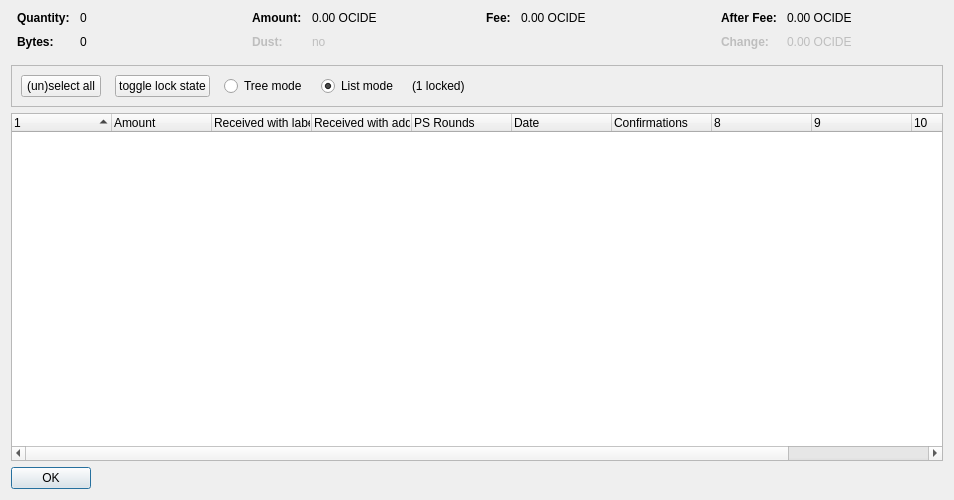
<?xml version="1.0" encoding="UTF-8"?>
<ui version="4.0">
 <class>CoinControlDialog</class>
 <widget class="QDialog" name="CoinControlDialog">
  <property name="geometry">
   <rect>
    <x>0</x>
    <y>0</y>
    <width>954</width>
    <height>500</height>
   </rect>
  </property>
  <property name="windowTitle">
   <string>Coin Selection</string>
  </property>
  <layout class="QVBoxLayout" name="verticalLayout">
   <item>
    <layout class="QHBoxLayout" name="horizontalLayoutTop" stretch="0,0,0,0">
     <property name="topMargin">
      <number>0</number>
     </property>
     <property name="bottomMargin">
      <number>10</number>
     </property>
     <item>
      <layout class="QFormLayout" name="formLayoutCoinControl1">
       <property name="horizontalSpacing">
        <number>10</number>
       </property>
       <property name="verticalSpacing">
        <number>10</number>
       </property>
       <property name="leftMargin">
        <number>6</number>
       </property>
       <property name="rightMargin">
        <number>6</number>
       </property>
       <item row="0" column="0">
        <widget class="QLabel" name="labelCoinControlQuantityText">
         <property name="font">
          <font>
           <weight>75</weight>
           <bold>true</bold>
          </font>
         </property>
         <property name="text">
          <string>Quantity:</string>
         </property>
        </widget>
       </item>
       <item row="0" column="1">
        <widget class="QLabel" name="labelCoinControlQuantity">
         <property name="cursor">
          <cursorShape>IBeamCursor</cursorShape>
         </property>
         <property name="contextMenuPolicy">
          <enum>Qt::ActionsContextMenu</enum>
         </property>
         <property name="text">
          <string notr="true">0</string>
         </property>
         <property name="textInteractionFlags">
          <set>Qt::LinksAccessibleByMouse|Qt::TextSelectableByKeyboard|Qt::TextSelectableByMouse</set>
         </property>
        </widget>
       </item>
       <item row="1" column="0">
        <widget class="QLabel" name="labelCoinControlBytesText">
         <property name="font">
          <font>
           <weight>75</weight>
           <bold>true</bold>
          </font>
         </property>
         <property name="text">
          <string>Bytes:</string>
         </property>
        </widget>
       </item>
       <item row="1" column="1">
        <widget class="QLabel" name="labelCoinControlBytes">
         <property name="cursor">
          <cursorShape>IBeamCursor</cursorShape>
         </property>
         <property name="contextMenuPolicy">
          <enum>Qt::ActionsContextMenu</enum>
         </property>
         <property name="text">
          <string notr="true">0</string>
         </property>
         <property name="textInteractionFlags">
          <set>Qt::LinksAccessibleByMouse|Qt::TextSelectableByKeyboard|Qt::TextSelectableByMouse</set>
         </property>
        </widget>
       </item>
      </layout>
     </item>
     <item>
      <layout class="QFormLayout" name="formLayoutCoinControl2">
       <property name="horizontalSpacing">
        <number>10</number>
       </property>
       <property name="verticalSpacing">
        <number>10</number>
       </property>
       <property name="leftMargin">
        <number>6</number>
       </property>
       <property name="rightMargin">
        <number>6</number>
       </property>
       <item row="0" column="0">
        <widget class="QLabel" name="labelCoinControlAmountText">
         <property name="font">
          <font>
           <weight>75</weight>
           <bold>true</bold>
          </font>
         </property>
         <property name="text">
          <string>Amount:</string>
         </property>
        </widget>
       </item>
       <item row="0" column="1">
        <widget class="QLabel" name="labelCoinControlAmount">
         <property name="cursor">
          <cursorShape>IBeamCursor</cursorShape>
         </property>
         <property name="contextMenuPolicy">
          <enum>Qt::ActionsContextMenu</enum>
         </property>
         <property name="text">
          <string notr="true">0.00 OCIDE</string>
         </property>
         <property name="textInteractionFlags">
          <set>Qt::LinksAccessibleByMouse|Qt::TextSelectableByKeyboard|Qt::TextSelectableByMouse</set>
         </property>
        </widget>
       </item>
       <item row="1" column="0">
        <widget class="QLabel" name="labelCoinControlLowOutputText">
         <property name="enabled">
          <bool>false</bool>
         </property>
         <property name="font">
          <font>
           <weight>75</weight>
           <bold>true</bold>
          </font>
         </property>
         <property name="text">
          <string>Dust:</string>
         </property>
        </widget>
       </item>
       <item row="1" column="1">
        <widget class="QLabel" name="labelCoinControlLowOutput">
         <property name="enabled">
          <bool>false</bool>
         </property>
         <property name="cursor">
          <cursorShape>IBeamCursor</cursorShape>
         </property>
         <property name="contextMenuPolicy">
          <enum>Qt::ActionsContextMenu</enum>
         </property>
         <property name="text">
          <string notr="true">no</string>
         </property>
         <property name="textInteractionFlags">
          <set>Qt::LinksAccessibleByMouse|Qt::TextSelectableByKeyboard|Qt::TextSelectableByMouse</set>
         </property>
        </widget>
       </item>
      </layout>
     </item>
     <item>
      <layout class="QFormLayout" name="formLayoutCoinControl3">
       <property name="horizontalSpacing">
        <number>10</number>
       </property>
       <property name="verticalSpacing">
        <number>10</number>
       </property>
       <property name="leftMargin">
        <number>6</number>
       </property>
       <property name="rightMargin">
        <number>6</number>
       </property>
       <item row="0" column="0">
        <widget class="QLabel" name="labelCoinControlFeeText">
         <property name="font">
          <font>
           <weight>75</weight>
           <bold>true</bold>
          </font>
         </property>
         <property name="text">
          <string>Fee:</string>
         </property>
        </widget>
       </item>
       <item row="0" column="1">
        <widget class="QLabel" name="labelCoinControlFee">
         <property name="cursor">
          <cursorShape>IBeamCursor</cursorShape>
         </property>
         <property name="contextMenuPolicy">
          <enum>Qt::ActionsContextMenu</enum>
         </property>
         <property name="text">
          <string notr="true">0.00 OCIDE</string>
         </property>
         <property name="textInteractionFlags">
          <set>Qt::LinksAccessibleByMouse|Qt::TextSelectableByKeyboard|Qt::TextSelectableByMouse</set>
         </property>
        </widget>
       </item>
      </layout>
     </item>
     <item>
      <layout class="QFormLayout" name="formLayoutCoinControl4">
       <property name="horizontalSpacing">
        <number>10</number>
       </property>
       <property name="verticalSpacing">
        <number>10</number>
       </property>
       <property name="leftMargin">
        <number>6</number>
       </property>
       <property name="rightMargin">
        <number>6</number>
       </property>
       <item row="0" column="0">
        <widget class="QLabel" name="labelCoinControlAfterFeeText">
         <property name="font">
          <font>
           <weight>75</weight>
           <bold>true</bold>
          </font>
         </property>
         <property name="text">
          <string>After Fee:</string>
         </property>
        </widget>
       </item>
       <item row="0" column="1">
        <widget class="QLabel" name="labelCoinControlAfterFee">
         <property name="cursor">
          <cursorShape>IBeamCursor</cursorShape>
         </property>
         <property name="contextMenuPolicy">
          <enum>Qt::ActionsContextMenu</enum>
         </property>
         <property name="text">
          <string notr="true">0.00 OCIDE</string>
         </property>
         <property name="textInteractionFlags">
          <set>Qt::LinksAccessibleByMouse|Qt::TextSelectableByKeyboard|Qt::TextSelectableByMouse</set>
         </property>
        </widget>
       </item>
       <item row="1" column="0">
        <widget class="QLabel" name="labelCoinControlChangeText">
         <property name="enabled">
          <bool>false</bool>
         </property>
         <property name="font">
          <font>
           <weight>75</weight>
           <bold>true</bold>
          </font>
         </property>
         <property name="text">
          <string>Change:</string>
         </property>
        </widget>
       </item>
       <item row="1" column="1">
        <widget class="QLabel" name="labelCoinControlChange">
         <property name="enabled">
          <bool>false</bool>
         </property>
         <property name="cursor">
          <cursorShape>IBeamCursor</cursorShape>
         </property>
         <property name="contextMenuPolicy">
          <enum>Qt::ActionsContextMenu</enum>
         </property>
         <property name="text">
          <string notr="true">0.00 OCIDE</string>
         </property>
         <property name="textInteractionFlags">
          <set>Qt::LinksAccessibleByMouse|Qt::TextSelectableByKeyboard|Qt::TextSelectableByMouse</set>
         </property>
        </widget>
       </item>
      </layout>
     </item>
    </layout>
   </item>
   <item>
    <widget class="QFrame" name="frame">
     <property name="minimumSize">
      <size>
       <width>0</width>
       <height>40</height>
      </size>
     </property>
     <property name="frameShape">
      <enum>QFrame::StyledPanel</enum>
     </property>
     <property name="frameShadow">
      <enum>QFrame::Sunken</enum>
     </property>
     <layout class="QHBoxLayout" name="horizontalLayout">
      <item>
       <layout class="QHBoxLayout" name="horizontalLayoutPanel" stretch="0,0,0,0,0,0">
        <property name="spacing">
         <number>14</number>
        </property>
        <item>
         <widget class="QPushButton" name="pushButtonSelectAll">
          <property name="sizePolicy">
           <sizepolicy hsizetype="Maximum" vsizetype="Fixed">
            <horstretch>0</horstretch>
            <verstretch>0</verstretch>
           </sizepolicy>
          </property>
          <property name="text">
           <string>(un)select all</string>
          </property>
          <property name="autoDefault">
           <bool>false</bool>
          </property>
         </widget>
        </item>
        <item>
         <widget class="QPushButton" name="pushButtonToggleLock">
          <property name="sizePolicy">
           <sizepolicy hsizetype="Maximum" vsizetype="Fixed">
            <horstretch>0</horstretch>
            <verstretch>0</verstretch>
           </sizepolicy>
          </property>
          <property name="text">
           <string>toggle lock state</string>
          </property>
          <property name="autoDefault">
           <bool>false</bool>
          </property>
         </widget>
        </item>
        <item>
         <widget class="QRadioButton" name="radioTreeMode">
          <property name="sizePolicy">
           <sizepolicy hsizetype="Maximum" vsizetype="Fixed">
            <horstretch>0</horstretch>
            <verstretch>0</verstretch>
           </sizepolicy>
          </property>
          <property name="text">
           <string>Tree mode</string>
          </property>
         </widget>
        </item>
        <item>
         <widget class="QRadioButton" name="radioListMode">
          <property name="sizePolicy">
           <sizepolicy hsizetype="Maximum" vsizetype="Fixed">
            <horstretch>0</horstretch>
            <verstretch>0</verstretch>
           </sizepolicy>
          </property>
          <property name="text">
           <string>List mode</string>
          </property>
          <property name="checked">
           <bool>true</bool>
          </property>
         </widget>
        </item>
        <item>
         <widget class="QLabel" name="labelLocked">
          <property name="text">
           <string>(1 locked)</string>
          </property>
         </widget>
        </item>
        <item>
         <spacer name="horizontalSpacer">
          <property name="orientation">
           <enum>Qt::Horizontal</enum>
          </property>
          <property name="sizeHint" stdset="0">
           <size>
            <width>40</width>
            <height>20</height>
           </size>
          </property>
         </spacer>
        </item>
       </layout>
      </item>
     </layout>
    </widget>
   </item>
   <item>
    <widget class="CoinControlTreeWidget" name="treeWidget">
     <property name="contextMenuPolicy">
      <enum>Qt::CustomContextMenu</enum>
     </property>
     <property name="sortingEnabled">
      <bool>false</bool>
     </property>
     <property name="columnCount">
      <number>11</number>
     </property>
     <attribute name="headerShowSortIndicator" stdset="0">
      <bool>true</bool>
     </attribute>
     <attribute name="headerStretchLastSection">
      <bool>false</bool>
     </attribute>
     <column>
      <property name="text">
       <string/>
      </property>
     </column>
     <column>
      <property name="text">
       <string>Amount</string>
      </property>
     </column>
     <column>
      <property name="text">
       <string>Received with label</string>
      </property>
     </column>
     <column>
      <property name="text">
       <string>Received with address</string>
      </property>
     </column>
     <column>
      <property name="text">
       <string>PS Rounds</string>
      </property>
     </column>
     <column>
      <property name="text">
       <string>Date</string>
      </property>
     </column>
     <column>
      <property name="text">
       <string>Confirmations</string>
      </property>
      <property name="toolTip">
       <string>Confirmed</string>
      </property>
     </column>
     <column>
      <property name="text">
       <string/>
      </property>
     </column>
     <column>
      <property name="text">
       <string/>
      </property>
     </column>
     <column>
      <property name="text">
       <string/>
      </property>
     </column>
     <column>
      <property name="text">
       <string/>
      </property>
     </column>
    </widget>
   </item>
   <item>
    <widget class="QDialogButtonBox" name="buttonBox">
     <property name="sizePolicy">
      <sizepolicy hsizetype="Maximum" vsizetype="Fixed">
       <horstretch>0</horstretch>
       <verstretch>0</verstretch>
      </sizepolicy>
     </property>
     <property name="orientation">
      <enum>Qt::Horizontal</enum>
     </property>
     <property name="standardButtons">
      <set>QDialogButtonBox::Ok</set>
     </property>
    </widget>
   </item>
  </layout>
 </widget>
 <customwidgets>
  <customwidget>
   <class>CoinControlTreeWidget</class>
   <extends>QTreeWidget</extends>
   <header>coincontroltreewidget.h</header>
  </customwidget>
 </customwidgets>
 <resources/>
 <connections/>
</ui>
